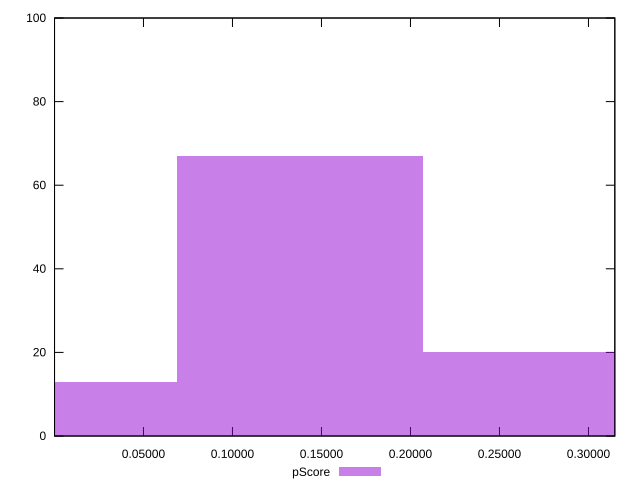

Reproduce this figure in gnuplot.
reset

$pScore <<EOF
0.1381811441251001 67
0 13
0.2763622882502002 20
EOF

set key outside below
set boxwidth 0.1381811441251001
set xrange [0.00003944355577384373:0.3148069175830999]
set yrange [0:100]
set trange [0:100]
set style fill transparent solid 0.5 noborder
set terminal svg size 640, 490 enhanced background rgb 'white'
set output "reprap/speed-index/samples/pages+cached+noexternal+nomedia/pScore/histogram.svg"

plot $pScore title "pScore" with boxes

reset
